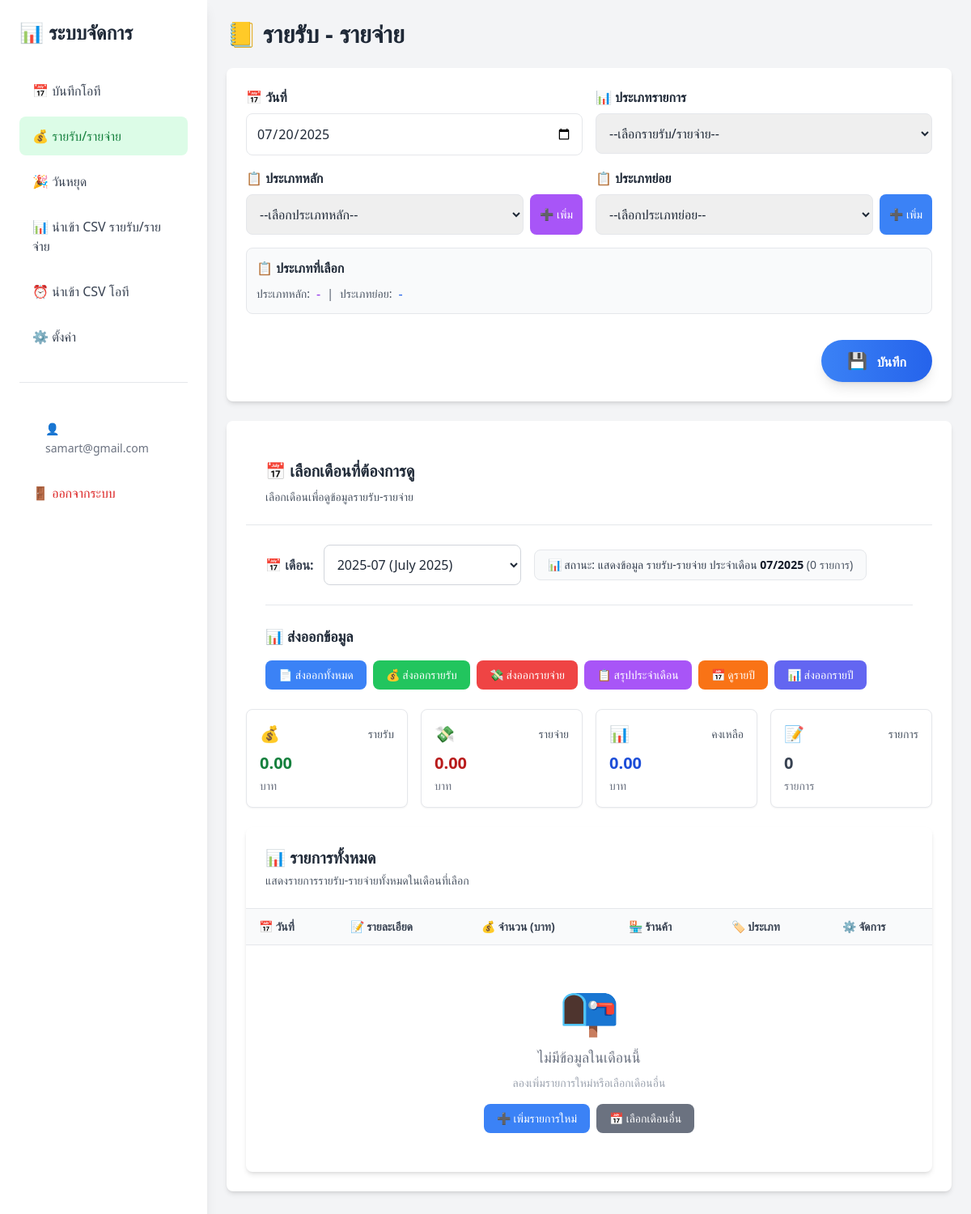
Page /income-expense (signed in) on the earlier database version.
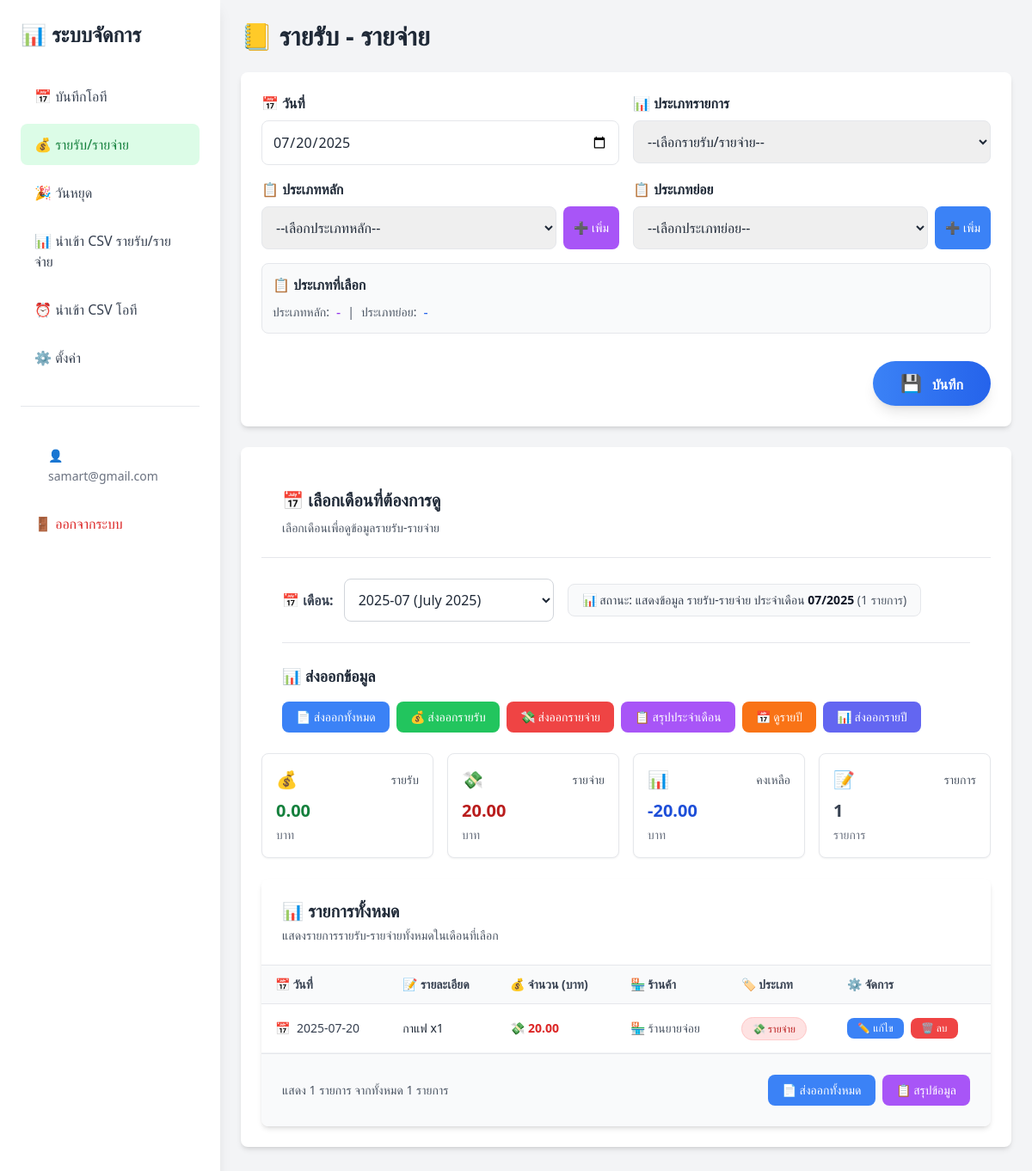
Same page on the later database version.
### tables this page shows
CREATE TABLE income_expense
                 (
                     id
                     INTEGER
                     PRIMARY
                     KEY
                     AUTOINCREMENT,
                     user_id INTEGER NOT NULL,
                     date
                     TEXT,
                     description
                     TEXT,
                     amount
                     REAL,
                     category
                     TEXT,
                     vendor
                     TEXT,
                     FOREIGN KEY (user_id) REFERENCES users (id)
                 );

### app.py (the view, shortened to what this page needs)
@app.route('/income-expense', methods=['GET', 'POST'])
@login_required
def income_expense():
    conn = get_db_connection()
    user_id = session['user_id']
    from datetime import datetime
    selected_month = request.args.get('month', datetime.now().strftime('%Y-%m'))
    sort_order = request.args.get('sort', 'desc')
    order_sql = 'ORDER BY date DESC' if sort_order == 'desc' else 'ORDER BY date ASC'
    month_filter = f"WHERE user_id = ? AND strftime('%Y-%m', date) = ?"
    total_records = conn.execute(f'SELECT COUNT(*) FROM income_expense {month_filter}', (user_id, selected_month)).fetchone()[0]
    records = conn.execute(f'SELECT * FROM income_expense {month_filter} {order_sql}',
                          (user_id, selected_month)).fetchall()
    monthly_total_income = conn.execute(f'SELECT SUM(amount) FROM income_expense {month_filter} AND category="income"', (user_id, selected_month)).fetchone()[0] or 0
    monthly_total_expense = conn.execute(f'SELECT SUM(amount) FROM income_expense {month_filter} AND category="expense"', (user_id, selected_month)).fetchone()[0] or 0
    available_months = conn.execute('''
                                   SELECT DISTINCT strftime('%Y-%m', date) AS month
                                   FROM income_expense
                                   WHERE user_id = ?
                                   ORDER BY month DESC
                                   ''', (user_id,)).fetchall()
    from datetime import datetime, timedelta
    import calendar
    selectable_months = []
    current_date = datetime.now()
    for i in range(12, -1, -1):  # 12 เดือนย้อนหลัง + เดือนปัจจุบัน
        date = datetime(current_date.year, current_date.month, 1) - timedelta(days=i*30)
        date = date.replace(day=1)  # ให้เป็นวันที่ 1 ของเดือน
        month_str = date.strftime('%Y-%m')
        has_data = any(month['month'] == month_str for month in available_months)
        selectable_months.append({
            'month': month_str,
            'display': f"{date.strftime('%Y-%m')} ({calendar.month_name[date.month]} {date.year})",
            'has_data': has_data
        })
    for i in range(1, 7):
        date = datetime(current_date.year, current_date.month, 1) + timedelta(days=i*32)
        date = date.replace(day=1)  # ให้เป็นวันที่ 1 ของเดือน
        month_str = date.strftime('%Y-%m')
        selectable_months.append({
            'month': month_str,
            'display': f"{date.strftime('%Y-%m')} ({calendar.month_name[date.month]} {date.year})",
            'has_data': False  # เดือนล่วงหน้าจะไม่มีข้อมูล
        })
    total_income = conn.execute('SELECT SUM(amount) FROM income_expense WHERE user_id = ? AND category="income"', (user_id,)).fetchone()[0] or 0
    total_expense = conn.execute('SELECT SUM(amount) FROM income_expense WHERE user_id = ? AND category="expense"', (user_id,)).fetchone()[0] or 0
    monthly_summary = conn.execute('''
                                   SELECT strftime('%Y-%m', date) AS month, category, SUM(amount) AS total
                                   FROM income_expense
                                   WHERE user_id = ?
                                   GROUP BY month, category
                                   ORDER BY month DESC
                                   ''', (user_id,)).fetchall()
    conn.close()
    return render_template('income_expense.html',
                         records=records,
                         monthly_total_income=monthly_total_income,
                         monthly_total_expense=monthly_total_expense,
                         total_income=total_income,
                         total_expense=total_expense,
                         monthly_summary=monthly_summary,
                         selected_month=selected_month,
                         available_months=selectable_months,
                         total_records=total_records,
                         sort_order=sort_order)

### app.py (called while the page is built)
def login_required(f):
    @wraps(f)
    def decorated_function(*args, **kwargs):
        if 'user_id' not in session:
            return redirect(url_for('login'))
        return f(*args, **kwargs)
    return decorated_function

def get_db_connection():
    conn = sqlite3.connect(DB_FILE)
    conn.row_factory = sqlite3.Row
    return conn

### templates/income_expense.html (shortened to what the changed rows need)
<!DOCTYPE html>
<html lang="th">
<head>
    <script src="{{ url_for('static', filename='js/tailwind.min.js') }}"></script>
</head>
<body class="bg-gray-100 text-gray-800 min-h-screen">
    <div class="hidden lg:block fixed top-0 left-0 w-64 h-full bg-white shadow-lg z-40">
        <div class="p-6">
            <h1 class="text-2xl font-bold text-gray-800 mb-8">📊 ระบบจัดการ</h1>
        </div>
    </div>
    <div class="lg:ml-64 pt-20 lg:pt-6 p-4 lg:p-6 min-h-screen">
        <div class="mb-6">
            <h1 class="text-2xl lg:text-3xl font-bold text-center lg:text-left">📒 รายรับ - รายจ่าย</h1>
        </div>
        <div class="bg-white p-4 lg:p-6 rounded-lg shadow-md mb-6">
            <div class="p-4 lg:p-6 border-b">
                <h2 class="text-lg lg:text-xl font-semibold text-gray-800 mb-2">📅 เลือกเดือนที่ต้องการดู</h2>
            </div>
            <div class="p-4 lg:p-6">
                <div class="flex flex-col lg:flex-row items-start lg:items-center gap-4 mb-6">
                    <div class="bg-gray-50 border border-gray-200 rounded-lg px-4 py-2">
                        <div class="text-sm text-gray-700">
                            <span class="font-medium">📊 สถานะ:</span> แสดงข้อมูล รายรับ-รายจ่าย ประจำเดือน
                            <span class="font-bold text-gray-900">{{ selected_month.split('-')[1] }}/{{ selected_month.split('-')[0] }}</span>
                            <span class="text-gray-600">({{ total_records }} รายการ)</span>
                        </div>
                    </div>
                </div>
        </div>
        <div class="grid grid-cols-1 lg:grid-cols-4 gap-4 mb-6">
            <div class="bg-white p-4 rounded-lg shadow-sm border border-gray-200">
                <div class="flex items-center justify-between mb-2">
                    <div class="text-red-600 text-xl">💸</div>
                    <div class="text-gray-600 text-sm">รายจ่าย</div>
                </div>
                <div class="text-red-700 font-bold text-xl mb-1">{{ "%.2f"|format(monthly_total_expense) }}</div>
                <div class="text-gray-500 text-sm">บาท</div>
            </div>
            <div class="bg-white p-4 rounded-lg shadow-sm border border-gray-200">
                <div class="flex items-center justify-between mb-2">
                    <div class="text-blue-600 text-xl">📊</div>
                    <div class="text-gray-600 text-sm">คงเหลือ</div>
                </div>
                <div class="text-blue-700 font-bold text-xl mb-1">{{ "%.2f"|format(monthly_total_income - monthly_total_expense) }}</div>
                <div class="text-gray-500 text-sm">บาท</div>
            </div>
            <div class="bg-white p-4 rounded-lg shadow-sm border border-gray-200">
                <div class="flex items-center justify-between mb-2">
                    <div class="text-gray-600 text-xl">📝</div>
                    <div class="text-gray-600 text-sm">รายการ</div>
                </div>
                <div class="text-gray-700 font-bold text-xl mb-1">{{ total_records }}</div>
                <div class="text-gray-500 text-sm">รายการ</div>
            </div>
        </div>
        <div class="bg-white rounded-lg shadow-md overflow-hidden">
            <div class="p-4 lg:p-6 border-b">
                <h2 class="text-lg lg:text-xl font-semibold text-gray-800">📊 รายการทั้งหมด</h2>
            </div>
            <div class="overflow-x-auto">
                <table class="w-full border-collapse">
                    <thead class="bg-gray-50">
                        <tr>
                            <th class="px-4 py-3 text-left text-sm font-semibold text-gray-700 border-b border-gray-200">📅 วันที่</th>
                            <th class="px-4 py-3 text-left text-sm font-semibold text-gray-700 border-b border-gray-200">📝 รายละเอียด</th>
                            <th class="px-4 py-3 text-left text-sm font-semibold text-gray-700 border-b border-gray-200">💰 จำนวน (บาท)</th>
                            <th class="px-4 py-3 text-left text-sm font-semibold text-gray-700 border-b border-gray-200">🏪 ร้านค้า</th>
                            <th class="px-4 py-3 text-left text-sm font-semibold text-gray-700 border-b border-gray-200">🏷️ ประเภท</th>
                            <th class="px-4 py-3 text-left text-sm font-semibold text-gray-700 border-b border-gray-200">⚙️ จัดการ</th>
                        </tr>
                    </thead>
                    <tbody id="records-tbody">
                        {% if records %}
                            {% for record in records %}
                                <tr class="border-b border-gray-100 hover:bg-gray-50 transition-colors duration-200">
                                    <td class="px-4 py-4 text-sm text-gray-700 font-medium">
                                        <div class="flex items-center gap-2">
                                            <span class="text-gray-400">📅</span>
                                            {{ record.date }}
                                        </div>
                                    </td>
                                    <td class="px-4 py-4 text-sm text-gray-800">
                                        <div class="max-w-xs truncate" title="{{ record.description }}">
                                            {{ record.description }}
                                        </div>
                                    </td>
                                    <td class="px-4 py-4 text-sm font-bold {% if record.category == 'income' %}text-green-600{% else %}text-red-600{% endif %}">
                                        <div class="flex items-center gap-1">
                                            <span>{% if record.category == 'income' %}💰{% else %}💸{% endif %}</span>
                                            {{ "%.2f"|format(record.amount) }}
                                        </div>
                                    </td>
                                    <td class="px-4 py-4 text-sm text-gray-600">
                                        <div class="flex items-center gap-1">
                                            <span class="text-gray-400">🏪</span>
                                            {{ record.vendor or '-' }}
                                        </div>
                                    </td>
                                    <td class="px-4 py-4 text-sm">
                                        <span class="px-3 py-1 rounded-full text-xs font-medium {% if record.category == 'income' %}bg-green-100 text-green-700 border border-green-200{% else %}bg-red-100 text-red-700 border border-red-200{% endif %}">
                                            {% if record.category == 'income' %}💰 รายรับ{% else %}💸 รายจ่าย{% endif %}
                                        </span>
                                    </td>
                                    <td class="px-4 py-4 text-sm">
                                        <div class="flex gap-2">
                                            <a href="/edit-income-expense/{{ record.id }}"
                                               class="bg-blue-500 hover:bg-blue-600 text-white px-3 py-1 rounded-lg text-xs font-medium transition-all duration-200 hover:shadow-md">
                                                ✏️ แก้ไข
                                            </a>
                                            <form method="POST" action="/delete-income-expense/{{ record.id }}"
                                                  class="inline" onsubmit="return confirm('ต้องการลบรายการนี้หรือไม่?')">
                                                <button type="submit" class="bg-red-500 hover:bg-red-600 text-white px-3 py-1 rounded-lg text-xs font-medium transition-all duration-200 hover:shadow-md">
                                                    🗑️ ลบ
                                                </button>
                                            </form>
                                        </div>
                                    </td>
                                </tr>
                            {% endfor %}
                        {% else %}
                            <tr>
                                <td colspan="6" class="px-4 py-12 text-center">
                                    <div class="flex flex-col items-center justify-center">
                                        <div class="text-6xl mb-4 text-gray-300">📭</div>
                                        <div class="text-lg font-medium text-gray-500 mb-2">ไม่มีข้อมูลในเดือนนี้</div>
                                        <div class="text-sm text-gray-400">ลองเพิ่มรายการใหม่หรือเลือกเดือนอื่น</div>
                                        <div class="mt-4 flex gap-2">
                                            <button onclick="document.getElementById('transaction-type').focus()"
                                                    class="bg-blue-500 hover:bg-blue-600 text-white px-4 py-2 rounded-lg text-sm font-medium transition-all duration-200">
                                                ➕ เพิ่มรายการใหม่
                                            </button>
                                            <button onclick="document.getElementById('month-select').focus()"
                                                    class="bg-gray-500 hover:bg-gray-600 text-white px-4 py-2 rounded-lg text-sm font-medium transition-all duration-200">
                                                📅 เลือกเดือนอื่น
                                            </button>
                                        </div>
                                    </div>
                                </td>
                            </tr>
                        {% endif %}
                    </tbody>
                </table>
            </div>
            {% if records %}
            <div class="p-4 lg:p-6 border-t bg-gray-50">
                <div class="flex flex-col lg:flex-row justify-between items-start lg:items-center gap-4">
                    <div class="text-sm text-gray-600">
                        แสดง {{ records|length }} รายการ จากทั้งหมด {{ total_records }} รายการ
                    </div>
                    <div class="flex gap-2">
                        <button onclick="exportData('all', '{{ selected_month }}')"
                                class="bg-blue-500 hover:bg-blue-600 text-white px-4 py-2 rounded-lg text-sm font-medium">
                            📄 ส่งออกทั้งหมด
                        </button>
                        <button onclick="showMonthlySummary()"
                                class="bg-purple-500 hover:bg-purple-600 text-white px-4 py-2 rounded-lg text-sm font-medium">
                            📋 สรุปข้อมูล
                        </button>
                    </div>
                </div>
            </div>
            {% endif %}
        </div>
    </div>
</body>
</html>

Differences in the rows shown:
added income_expense: date "2025-07-20", description "กาแฟ x1", amount "20.00", vendor "ร้านยายจ่อย", category "💸 รายจ่าย"
Other differences:
{{ total_records }}: "0" → "1"
{{ "%.2f"|format(monthly_total_expense) }}: "0.00" → "20.00"
{{ "%.2f"|format(monthly_total_income - monthly_total_expense) }}: "0.00" → "-20.00"
{{ records|length }}: (not shown) → "1"
{{ total_records }}: (not shown) → "1"
text no longer shown: "📭 ไม่มีข้อมูลในเดือนนี้ ลองเพิ่มรายการใหม่หรือเลือกเดือนอื่น ➕ เพิ่มรายการใหม่ 📅 เลือกเดือนอื่น"
text now shown: "แสดง รายการ จากทั้งหมด รายการ 📄 ส่งออกทั้งหมด 📋 สรุปข้อมูล"
